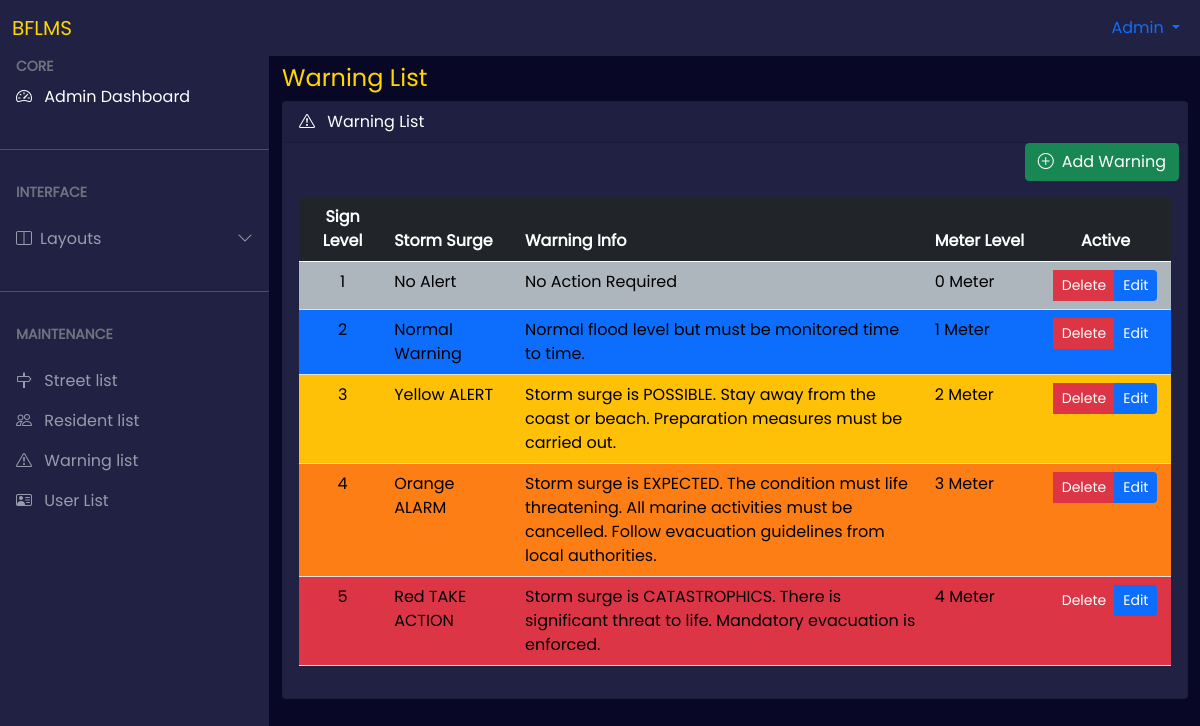
/authorize/index.php?page=warning (signed in), run on the app's committed database.
### tables this page shows
CREATE TABLE `user` (
  `user_id` int(11) NOT NULL,
  `username` varchar(16) NOT NULL,
  `password` varchar(255) NOT NULL,
  `name` varchar(255) NOT NULL,
  `user_type` varchar(13) NOT NULL
);

CREATE TABLE `warning` (
  `warning_id` int(11) NOT NULL,
  `sign_level` int(11) NOT NULL,
  `surge_name` varchar(255) NOT NULL,
  `info` longtext NOT NULL,
  `meter` int(11) NOT NULL,
  `color` varchar(7) NOT NULL
);

### authorize/warning.php (the view, shortened to what this page needs)
<div class="container-fluid">
    <div class="row">
    <div class="col-md-12 pg-hd-color">
        <h4>Warning List</h4>
        </div>
    </div>
    <div class="row">
    <div class="col-md-12 mb-3">
            <div class="card bg-custom text-white">
              <div class="card-header">
                <span><i class="bi bi-exclamation-triangle me-2"></i></span> Warning List
              </div>
              <div class="d-grid gap-2 d-md-flex justify-content-md-end">
                    <button class="btn btn-success me-md-2" type="button" data-bs-toggle="modal" data-bs-target="#exampleModal" data-bs-whatever="@mdo"><span><i class="bi bi-plus-circle me-2"></i></span>Add Warning</button>
              </div>
              <div class="card-body">
                <div class="table-responsive">
                    <table class="table table-hover" id="user" style="background: #212529;color: white;">
                        <thead>
                            <tr>
                                <th scope="col" style="width: 10%;text-align: center;">Sign Level</th>
                                <th scope="col" style="width: 15%;">Storm Surge</th>
                                <th scope="col">Warning Info</th>
                                <th scope="col" style="width: 13%;">Meter Level</th>
                                <th scope="col" style="width: 15%;text-align: center;">Active</th>
                            </tr>
                        </thead>
                        <tbody>
                            <?php
                            include '../database/db.php';
                            $sqlnotif =  mysqli_query($conn, "SELECT * FROM warning ORDER BY sign_level ASC");
                            while($row = mysqli_fetch_assoc($sqlnotif)) {
                            ?>
                            <tr style="background-color: <?=$row['color']?>;color: black;">
                                <td scope="row"><center><?=$row['sign_level']?></center></td>
                                <td><?=$row['surge_name']?></td>
                                <td><?=$row['info']?></td>
                                <td><?=$row['meter']?> Meter</td>
                                <td>
                                    <center>
                                        <div class="btn-group btn-group-sm" role="group" aria-label="Basic mixed styles example">
                                            <button type="submit" name="delete" form="deletefr" value="<?=$row['warning_id']?>" class="btn btn-danger">Delete</button>
                                        <button type="button" class="btn btn-primary" data-bs-toggle="modal" data-bs-target="#edit-modal" data-id="<?=$row['warning_id']?>" id="getUser">Edit</button>
                                        </div>
                                    </center>
                                </td>
                            </tr>
                            <?php
                            }mysqli_close($conn);
                            ?>
                        </tbody>
                    </table>
                </div>
              </div>
            </div>
        </div>
    </div>
</div>

### authorize/index.php (shortened to what this page needs)
<?php
include ('../database/db.php');
if(isset($_SESSION['user_id'])){
  $sql = mysqli_query($conn,"SELECT * FROM user where user_id = '".$_SESSION['user_id']."'");
  $row = mysqli_fetch_assoc($sql);
?>
<!DOCTYPE html>
<html lang="en">
<head>
    <link rel="stylesheet" href="css/bootstrap.min.css">
    <link rel="stylesheet" href="css/bootstrap-icons-1.10.4/font/bootstrap-icons.css"/>
    <link rel="stylesheet" href="css/notify/jquery.jnotify.css">
    <link rel="stylesheet" href="css/style.css">
</head>
<body>
  <nav class="navbar navbar-expand-lg bg-custom fixed-top" data-bs-theme="dark">
  <div class="container-fluid">
    <a class="navbar-brand" href="#">BFLMS</a>
    <div class="collapse navbar-collapse" id="navbarSupportedContent">
      <ul class="navbar-nav ms-auto mb-2 mb-lg-0">
      <li class="nav-item dropdown">
          <a class="nav-link dropdown-toggle ms-2" href="#" role="button" data-bs-toggle="dropdown" aria-expanded="false">
            <?=$row['name'];?>
          </a>
      </li>
      </ul>
    </div>
  </div>
</nav>
  <?php
  if($row['user_type'] == "Administrator"){
    include 'admin_sidebar.php';
  }else
  if($row['user_type'] == "BRTO"){
    include 'officer_sidebar.php';
  }
  ?>
    <main class="mt-5 pt-3">
    <?php
if(isset($_GET['page'])){
  $page = $_GET['page'];
  $pages = array('dashboard','admin_dashboard','officer_sidebar','user','warning','resident','street','street_map','sensor_post');
  if (!empty($page)) {
      if(in_array($page,$pages)) {
          $page .= '.php';
          include($page);
      }
      else {
          echo 'Page not found. Return
          <a href="index.php?page=dashboard">dashboard</a>';
      }
  }
}
?>
    </main>
</body>
</html>
<?php
}else{
  $_SESSION['error_login'] = "Please! Login again...";
  header("location: ../login.php");
}
?>

### authorize/css/style.css (style rules this page uses)
* { font-family: 'poppins'; margin: 0; padding: 0; }
body { background: #080826; }
.bg-custom { background-color: #212144; }
.navbar .container-fluid .navbar-brand { color: #FFD700; }
.pg-hd-color { color: #FFD700; }
.world-map, .pin, span, img { box-sizing: border-box; }
:root { --offcanvas-width: 270px; --topNavbarHeight: 56px; }
@media (min-width: 992px) { body { overflow: auto !important; } }
@media (min-width: 992px) { main { margin-left: var(--offcanvas-width); } }

### data on the page
user: name "Admin"
warning: sign_level "1", surge_name "No Alert", info "No Action Required", meter "0"
warning: sign_level "2", surge_name "Normal Warning", info "Normal flood level but must be monitored time to time.", meter "1"
warning: sign_level "3", surge_name "Yellow ALERT", info "Storm surge is POSSIBLE. Stay away from the coast or beach. Preparation measures must be carried out.", meter "2"
warning: sign_level "4", surge_name "Orange ALARM", info "Storm surge is EXPECTED. The condition must life threatening. All marine activities must be cancelled. Follow evacuation guidelines from local authorities.", meter "3"
warning: sign_level "5", surge_name "Red TAKE ACTION", info "Storm surge is CATASTROPHICS. There is significant threat to life. Mandatory evacuation is enforced.", meter "4"
